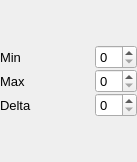
<?xml version="1.0" encoding="UTF-8"?>
<ui version="4.0">
 <class>Vec3IntegerWidget</class>
 <widget class="QWidget" name="Vec3IntegerWidget">
  <property name="geometry">
   <rect>
    <x>0</x>
    <y>0</y>
    <width>137</width>
    <height>162</height>
   </rect>
  </property>
  <property name="font">
   <font>
    <pointsize>10</pointsize>
   </font>
  </property>
  <property name="windowTitle">
   <string>Form</string>
  </property>
  <layout class="QVBoxLayout" name="verticalLayout">
   <property name="spacing">
    <number>0</number>
   </property>
   <property name="leftMargin">
    <number>0</number>
   </property>
   <property name="topMargin">
    <number>0</number>
   </property>
   <property name="rightMargin">
    <number>0</number>
   </property>
   <property name="bottomMargin">
    <number>0</number>
   </property>
   <item>
    <layout class="QGridLayout" name="gridLayout">
     <item row="0" column="0">
      <widget class="QLabel" name="MinLabel">
       <property name="text">
        <string>Min</string>
       </property>
      </widget>
     </item>
     <item row="0" column="1">
      <widget class="QSpinBox" name="Spin1">
       <property name="sizePolicy">
        <sizepolicy hsizetype="Fixed" vsizetype="Fixed">
         <horstretch>0</horstretch>
         <verstretch>0</verstretch>
        </sizepolicy>
       </property>
      </widget>
     </item>
     <item row="1" column="0">
      <widget class="QLabel" name="MaxLabel">
       <property name="text">
        <string>Max</string>
       </property>
      </widget>
     </item>
     <item row="1" column="1">
      <widget class="QSpinBox" name="Spin2"/>
     </item>
     <item row="2" column="0">
      <widget class="QLabel" name="DeltaLabel">
       <property name="text">
        <string>Delta</string>
       </property>
      </widget>
     </item>
     <item row="2" column="1">
      <widget class="QSpinBox" name="Spin3"/>
     </item>
    </layout>
   </item>
  </layout>
 </widget>
 <resources>
  <include location="../main.qrc"/>
 </resources>
 <connections/>
</ui>
